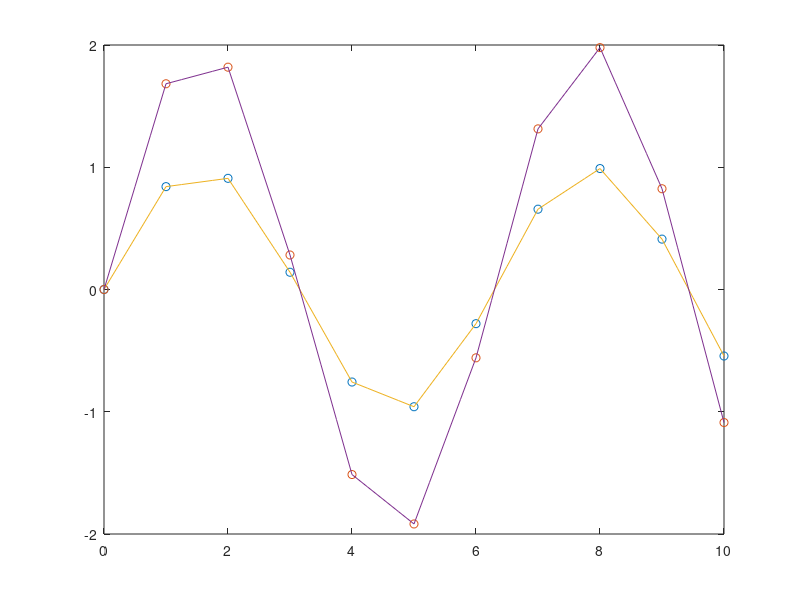

Write the MATLAB code that produced this figure.
clear variables; clc;

x = 0:10; 
y1 = sin(x); 
y2 = 2*sin(x);
y = [y1;y2]';
xi = 0:.25:10; 
yi = interp1(x,y,xi); 
figure
plot(x,y,'o',xi,yi)